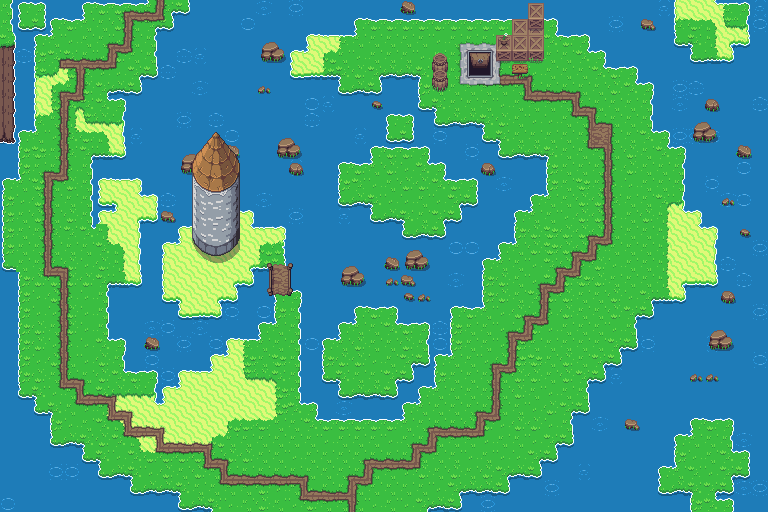

This is a level from a 2D game, rendered from its Tiled map with the project's own tilesets. A one-line summary and the map file follow, with tile-layer data summarised:
An orthogonal 48x32 tile map with 16x16 px tiles, 8 tile layers (Collisions, Ground, CampaignRoad, Decoration, ...) and 9 objects (OverworldEntrance, OverworldExit, EntranceWaterfall, WaterfallExit, DungeonEntrance, ...).

<map version="1.10" tiledversion="1.10.0" orientation="orthogonal" renderorder="right-down" width="48" height="32" tilewidth="16" tileheight="16" infinite="0" nextlayerid="11" nextobjectid="12">
 <tileset firstgid="1" source="../tsx/Overworld_tiled.tsx" />
 <layer id="10" name="Collisions" width="48" height="32">
  <data>[1536 cells, 678 non-empty, 1 distinct tile ids]</data>
 </layer>
 <layer id="1" name="Ground" width="48" height="32">
  <data>[1536 cells, 1536 non-empty, 61 distinct tile ids]</data>
 </layer>
 <layer id="6" name="CampaignRoad" width="48" height="32">
  <data>[1536 cells, 221 non-empty, 13 distinct tile ids]</data>
 </layer>
 <layer id="2" name="Decoration" width="48" height="32">
  <data>[1536 cells, 50 non-empty, 9 distinct tile ids]</data>
 </layer>
 <layer id="7" name="CityRoad" width="48" height="32">
  <data>[1536 cells, 25 non-empty, 18 distinct tile ids]</data>
 </layer>
 <layer id="4" name="Buildings" width="48" height="32">
  <data>[1536 cells, 39 non-empty, 35 distinct tile ids]</data>
 </layer>
 <objectgroup id="8" name="Waypoints">
  <object id="3" name="OverworldEntrance" x="338.75" y="490.75" width="27.5" height="21" />
  <object id="4" name="OverworldExit" x="351.75" y="500">
   <point />
  </object>
  <object id="6" name="EntranceWaterfall" x="145.045" y="-0.0909091" width="24.5" height="24" />
  <object id="5" name="WaterfallExit" x="146.932" y="13.3636">
   <point />
  </object>
  <object id="7" name="DungeonEntrance" x="458.75" y="42.75" width="41" height="41.5" />
  <object id="8" name="DungeonExit" x="518.25" y="81">
   <point />
  </object>
  <object id="9" name="Spawn" x="272.333" y="353.333">
   <point />
  </object>
  <object id="10" name="SpawnItems" x="356.667" y="50">
   <point />
  </object>
  <object id="11" name="SpawnMerchant" x="248.667" y="356">
   <point />
  </object>
 </objectgroup>
 <layer id="5" name="Building2" width="48" height="32">
  <data>[1536 cells, 8 non-empty, 7 distinct tile ids]</data>
 </layer>
 <layer id="3" name="Moutains" width="48" height="32">
  <data>[1536 cells, 0 non-empty, 0 distinct tile ids]</data>
 </layer>
</map>
